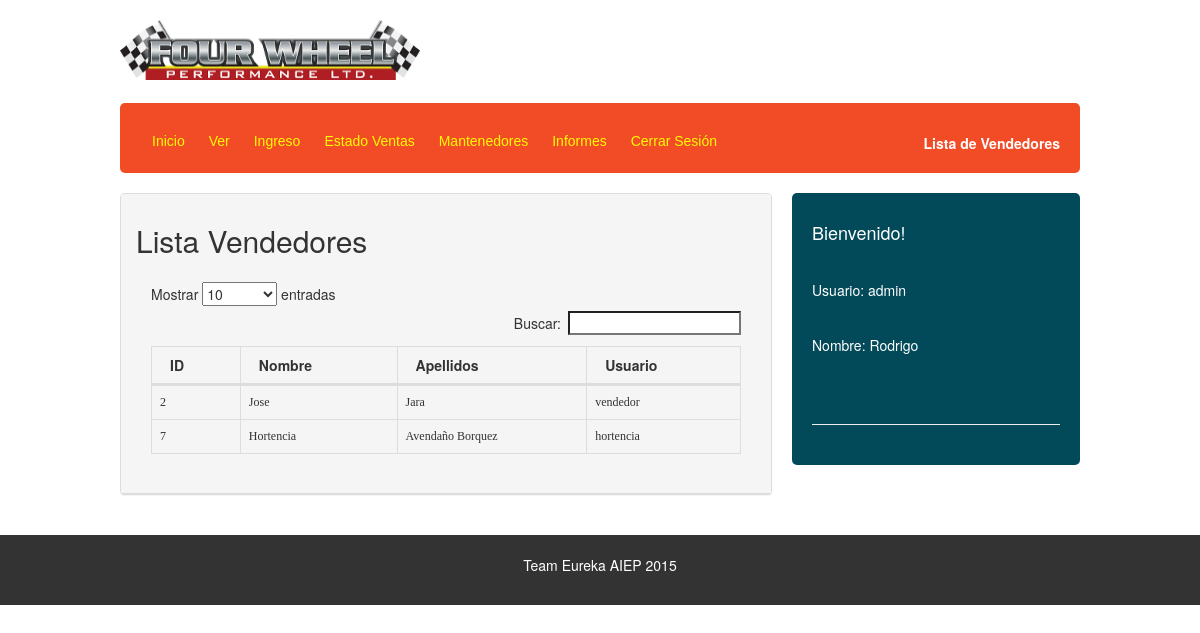
The page /administracion/list_vendedor.php (signed in) on the database its author committed.
### tables this page shows
CREATE TABLE IF NOT EXISTS `usuarios` (
`id_usuario` int(11) NOT NULL,
  `nom_user` varchar(30) DEFAULT NULL,
  `pass` varchar(50) DEFAULT NULL,
  `privilegio` int(11) DEFAULT NULL,
  `nombre` varchar(30) DEFAULT NULL,
  `apepat` varchar(30) DEFAULT NULL
);

### php/seguridad.php (called while the page is built, shortened)
<?php
	$user = $_SESSION["user"];
	$nombre = $_SESSION["nombre"];
?>

### administracion/list_vendedor.php (the view, shortened to what this page needs)
<?php
	include("../php/seguridad.php");
	include("../php/conexion.php");
	$sql_vendedor = "SELECT id_usuario, nombre, apepat, nom_user
					FROM usuarios
					WHERE privilegio = '1';";
	$resultado = mysqli_query($conexion, $sql_vendedor);
?>
<!DOCTYPE html>
<html lang="en">
<head>
	<link rel="stylesheet" href="../css/style_adm.css">
	<link rel="stylesheet" type="text/css" href="../css/bootstrap.css">
    <link href="../css/dataTables.bootstrap.css" rel="stylesheet">
    <link href="../css/dataTables.responsive.css" rel="stylesheet">
</head>
<body>
<?php include('../theme/header_adm.php'); ?>
    <section class="main">
		<div class="wrapp">
			<div class="mensaje">
				<?php include("menu.php"); ?>
                <p style="text-align:right; text-size: 18px;"><strong>Lista de Vendedores</strong></p>
			</div>
			<div class="articulo">
				<article>
					<div class="panel panel-default">
						<div class="panel-heading"><h2>Lista Vendedores</h2>
							<div class="panel-body">
								<div class="table-responsive">
									<table class="table atriped table-bordered table-hover" id="dataTables-example">
										<thead>
											<tr>
												<th>ID</th>
												<th>Nombre</th>
												<th>Apellidos</th>
												<th>Usuario</th>
											</tr>
										</thead>
										<tbody>
												<?php
												while($row_ven=mysqli_fetch_row($resultado)){
													echo "<tr>";
													echo "<td>$row_ven[0]</td>";
													echo "<td>$row_ven[1]</td>";
													echo "<td>$row_ven[2]</td>";
													echo "<td>$row_ven[3]</td>";
													echo "</tr>";
												}?>
										</tbody>
									</table>
								</div>
							</div>
						</div>
					</div>
				</article>
			</div>
			<aside>
				<div class="widget">
					<h4>Bienvenido! </h4><br/>
					<h5><?php echo "Usuario: $user" ?></h5><br>
					<h5><?php echo "Nombre: $nombre" ?></h5><br>
                    <br>
                    <hr width=100%>
				</div>
			</aside>
		</div>
	</section>
	<footer>
		<div class="wrapp">
			<p>Team Eureka AIEP 2015</p>
		</div>
	</footer>
</body>
</html>

### css/style_adm.css (style rules this page uses)
* { -webkit-box-sizing: border-box; -moz-box-sizing: border-box; box-sizing: border-box; margin:0px; padding:0px; }
body { background:#f2f2f2; color:#333; font-family:Arial, helvetica, sans-serif; }
.wrapp { max-width: 1000px; width:80%; margin:auto; overflow: hidden; }
.mensaje { background:#F24C27; padding:20px; color:#fff; margin:20px 0; border-radius:5px; height: 70px; }
.articulo { float: left; width: 70%; padding:0px 20px 20px 0px; }
td { font-family: tahoma; font-size: 12px; padding: 5px; }
aside { float: left; width: 30%; background:#024959; color:#fff; padding:20px; border-radius:5px; }
footer { width: 100%; background:#333; padding:20px 0; color:#fff; }
footer p { text-align:center; }

### rows shown on the page
usuarios: id_usuario "2", nombre "Jose", apepat "Jara", nom_user "vendedor"
usuarios: id_usuario "7", nombre "Hortencia", apepat "Avendaño Borquez", nom_user "hortencia"

### other values the page prints
$user "admin"
$nombre "Rodrigo"
